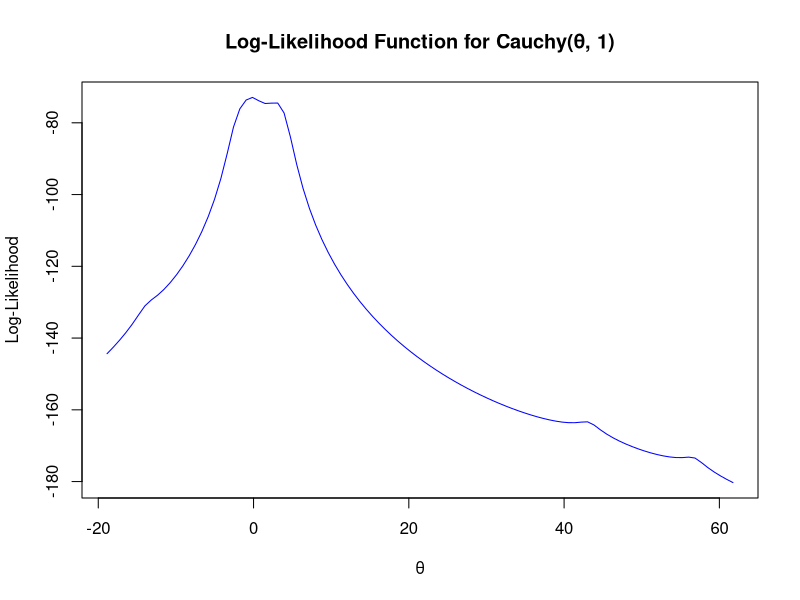

This figure's R source:
# Data
x <- c(1.77, -0.23, 2.76, 3.80, 3.47, 56.75, -1.34, 4.24, -2.44, 3.29, 
       3.71, -2.40, 4.53, -0.07, -1.05, -13.87, -2.53, -1.75, 0.27, 43.21)

# Log-likelihood function for Cauchy(θ, 1)
loglik_cauchy <- function(theta, x) {
  n <- length(x)
  -n * log(pi) - sum(log(1 + (x - theta)^2))
}

# First and second derivatives of the log-likelihood
dloglik_cauchy <- function(theta, x) {
  sum(2 * (x - theta) / (1 + (x - theta)^2))
}

d2loglik_cauchy <- function(theta, x) {
  sum((2 - 2 * (x - theta)^2) / (1 + (x - theta)^2)^2)
}

# Part (a): Graph the log-likelihood function and apply Newton-Raphson
theta_vals <- seq(min(x) - 5, max(x) + 5, length.out = 100)
loglik_vals <- sapply(theta_vals, function(theta) loglik_cauchy(theta, x))

plot(theta_vals, loglik_vals, type = "l", col = "blue",
     main = "Log-Likelihood Function for Cauchy(θ, 1)",
     xlab = "θ", ylab = "Log-Likelihood")

newton_raphson <- function(x, start, max_iter = 100, tol = 1e-6) {
  theta <- start
  for (i in 1:max_iter) {
    grad <- dloglik_cauchy(theta, x)
    hess <- d2loglik_cauchy(theta, x)
    if (abs(hess) < 1e-10) break
    theta_new <- theta - grad / hess
    if (abs(theta_new - theta) < tol) return(theta_new)
    theta <- theta_new
  }
  return(theta)
}

# Run Newton-Raphson for different starting points
start_points <- c(-11, -1, 0, 1.5, 4, 4.7, 7, 8, 38)
nr_results <- sapply(start_points, function(start) newton_raphson(x, start))

cat("\n(a) Newton-Raphson Results:\n")
for (i in seq_along(start_points)) {
  cat("Start:", start_points[i], "→ MLE:", nr_results[i], "\n")
}

# Part (b): Bisection method
bisection_method <- function(x, a, b, tol = 1e-6) {
  while (abs(b - a) > tol) {
    c <- (a + b) / 2
    if (dloglik_cauchy(c, x) * dloglik_cauchy(a, x) < 0) {
      b <- c
    } else {
      a <- c
    }
  }
  return((a + b) / 2)
}

# Run bisection method with different intervals
bisection_results <- c(
  bisection_method(x, -1, 1),
  bisection_method(x, -10, 10),
  bisection_method(x, -100, 100)
)

cat("\n(b) Bisection Results:\n")
cat("Interval [-1, 1]:", bisection_results[1], "\n")
cat("Interval [-10, 10]:", bisection_results[2], "\n")
cat("Interval [-100, 100]:", bisection_results[3], "\n")

# Part (c): Fixed-point iteration
fixed_point_iteration <- function(x, theta_start, alpha, tol = 1e-6, max_iter = 100) {
  theta <- theta_start
  for (i in 1:max_iter) {
    theta_new <- theta + alpha * dloglik_cauchy(theta, x)
    if (abs(theta_new - theta) < tol) break
    theta <- theta_new
  }
  return(theta)
}

alphas <- c(1, 0.64, 0.25)
fps_results <- sapply(alphas, function(alpha) fixed_point_iteration(x, -1, alpha))

cat("\n(c) Fixed-Point Iteration Results:\n")
for (i in seq_along(alphas)) {
  cat("Alpha:", alphas[i], "→ MLE:", fps_results[i], "\n")
}

# Part (d): Secant method
secant_method <- function(f, x0, x1, tol = 1e-6, max_iter = 100) {
  for (i in 1:max_iter) {
    f_x0 <- f(x0)
    f_x1 <- f(x1)
    if (abs(f_x1 - f_x0) < tol) break
    x2 <- x1 - f_x1 * (x1 - x0) / (f_x1 - f_x0)
    if (abs(x2 - x1) < tol) return(x2)
    x0 <- x1
    x1 <- x2
  }
  return(x1)
}

secant_results <- c(
  secant_method(function(theta) dloglik_cauchy(theta, x), -2, -1),
  secant_method(function(theta) dloglik_cauchy(theta, x), -3, 3)
)

cat("\n(d) Secant Method Results:\n")
cat("Start (-2, -1):", secant_results[1], "\n")
cat("Start (-3, 3):", secant_results[2], "\n")

# Part (e): Comparison on Normal(θ, 1) data
set.seed(42)
normal_sample <- rnorm(20, mean = 5, sd = 1)

nr_normal <- newton_raphson(normal_sample, 5)
bis_normal <- bisection_method(normal_sample, 4, 6)
fps_normal <- fixed_point_iteration(normal_sample, 5, 0.5)
sec_normal <- secant_method(function(theta) dloglik_cauchy(theta, normal_sample), 4, 6)

cat("\n(e) Normal(θ, 1) Data Results:\n")
cat("Newton-Raphson MLE:", nr_normal, "\n")
cat("Bisection MLE:", bis_normal, "\n")
cat("Fixed-Point MLE:", fps_normal, "\n")
cat("Secant MLE:", sec_normal, "\n")


# Problem 2b
dfunc <- function(x) {
  return (-x^3 + x - 1)
}

d2func <- function(x) {
  return (-3*x^2 + 1)
}

newton_raphson_2 <- function(start, max_iter = 100, tol = 1e-6) {
  x <- start
  count <- 0
  for (i in 1:max_iter) {
    grad <- dfunc(x)
    hess <- d2func(x)
    x_new <- x - grad / hess
    if (abs(x_new - x) < tol) return(list(x_new, count))
    x <- x_new
    count <- count + 1
  }
  return(list(x, count))
}

result <- newton_raphson_2(2)

cat("\n(2b) Newton-Raphson Result:\n")
cat("Newton-Raphson:", result[[1]], "\n")
cat("Number of Iterations:", result[[2]], "\n")